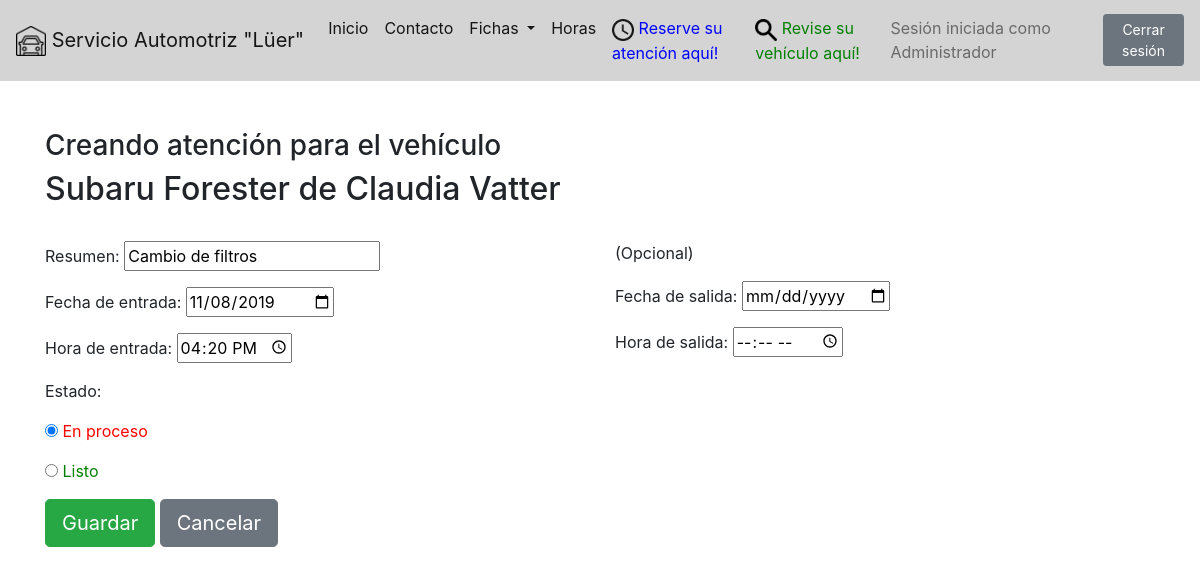
Page /fichas/vehiculos/6/atenciones/6/editar/ (signed in) on the earlier database version.
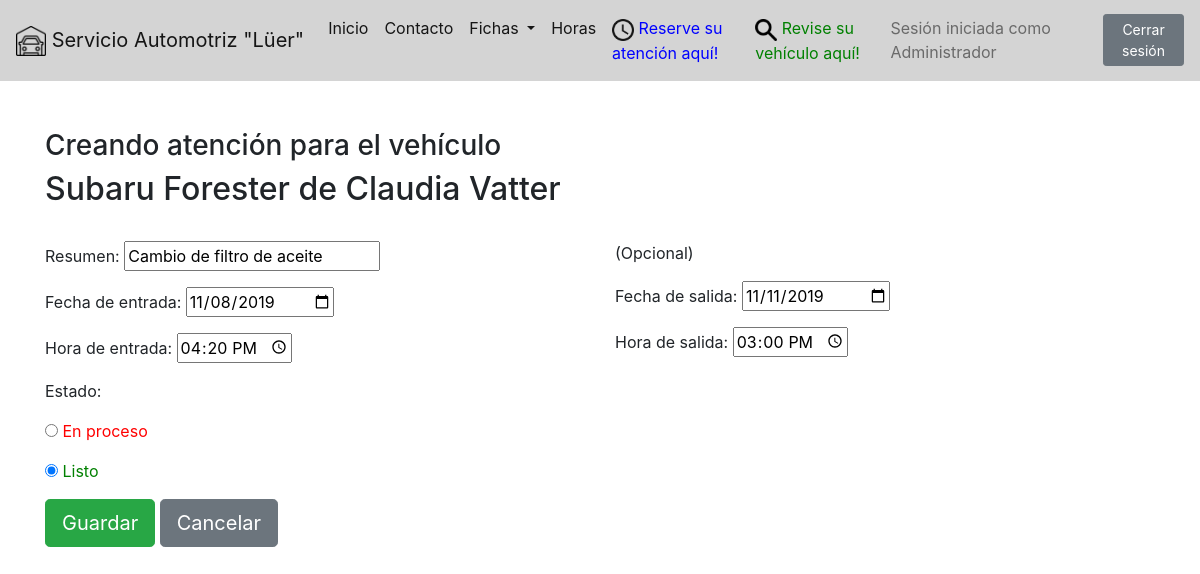
Same page on the later database version.
### fichas/models.py (models this page shows, shortened)
class Atencion(models.Model):
	id_vehiculo		= models.ForeignKey('Vehiculo', on_delete=models.CASCADE, verbose_name='Vehículo')
	pin				= models.CharField(max_length=4, default=create_pin)
	estado			= models.BooleanField(default=True)
	fecha_entrada	= models.DateField()
	fecha_salida	= models.DateField(blank=True, null=True)
	hora_entrada	= models.TimeField(blank=True, null=True)
	hora_salida		= models.TimeField(blank=True, null=True)
	observaciones	= models.CharField(max_length=512)
	objects			= AtencionManager()

### fichas/views.py (the view)
# urls.py: path('vehiculos/<int:id>/atenciones/<int:at>/editar/', atencion_update_view, name='atencion-update'),
@login_required
@staff_member_required
def atencion_update_view(request, id, at):
	obj = get_object_or_404(Atencion, id=at)
	form = AtencionForm(request.POST or None, instance=obj)
	vehiculo = obj.id_vehiculo
	if form.is_valid():
		form.save()
		return redirect('../')
	context = {
		'form': form,
		'obj': obj,
		'vehiculo': vehiculo
	}
	return render(request, "atenciones/atencion_create.html", context)

### fichas/forms.py (shortened to what this page needs)
class AtencionForm(forms.ModelForm):
	id_vehiculo		= forms.ModelChoiceField(queryset=Vehiculo.objects.all())
	fecha_entrada	= forms.DateField()
	fecha_salida	= forms.DateField(required=False)
	hora_entrada	= forms.TimeField(required=False)
	hora_salida		= forms.TimeField(required=False)
	observaciones	= forms.CharField()
	widgets = {'id_vehiculo': forms.HiddenInput()}
	class Meta:
		model = Atencion
		fields = [
			'id_vehiculo',
			'estado',
			'fecha_entrada',
			'fecha_salida',
			'hora_entrada',
			'hora_salida',
			'observaciones'
		]

### fichas/models.py (called while the page is built)
	def __str__(self):
		return self.nombre

	def get_queryset(self):
		return AtencionQuerySet(self.model, using=self._db)

### fichas/templates/atenciones/atencion_create.html (shortened to what this page needs)
{% extends 'base.html' %}
{% block content %}
{% if vehiculo %}
<h3>Creando atención para el vehículo</h3>
<h2>{{ vehiculo.marca }} {{ vehiculo.modelo }} de {{ vehiculo.id_cliente }}</h2>
<br/>
{% endif %}
<form method='POST'> {% csrf_token %}
	<div class="row">
		<div class="col">
			<p>Resumen: <input type="text" name="observaciones" required value="{{ obj.observaciones }}"></p>
			<p>Fecha de entrada: <input type="date" name="fecha_entrada" required value="{{ obj.fecha_entrada|date:'Y-m-d' }}"></p>
			<p>Hora de entrada: <input type="time" name="hora_entrada" value="{{ obj.hora_entrada|time:'H:i' }}"></p>
		</div>
		<div class="col">
			<p>(Opcional)</p>
			<p>Fecha de salida: <input type="date" name="fecha_salida" value="{{ obj.fecha_salida|date:'Y-m-d' }}"></p>
			<p>Hora de salida: <input type="time" name="hora_salida" value="{{ obj.hora_salida|time:'H:i' }}"></p>
		</div>
	</div>
	<p>Estado:</p>
	<p><input type="radio" name="estado" value="True" {% if obj.estado == True %} checked {% endif %}><font color="red"> En proceso</font></p>
	<p><input type="radio" name="estado" value="False" {% if obj.estado == False %} checked {% endif %}><font color="green"> Listo</p>
	<input type='submit' class="btn btn-success btn-lg" value='Guardar'/>
	<input type="button" class="btn btn-secondary btn-lg" onclick="goBack()" value="Cancelar" />
</form>
{% endblock %}

Differences in the rows shown:
changed Atencion: observaciones "Cambio de filtros" → "Cambio de filtro de aceite"; fecha_salida (not shown) → "11/11/2019"; hora_salida (not shown) → "15:00"; estado "☑" → "☐"; estado "☐" → "☑"
